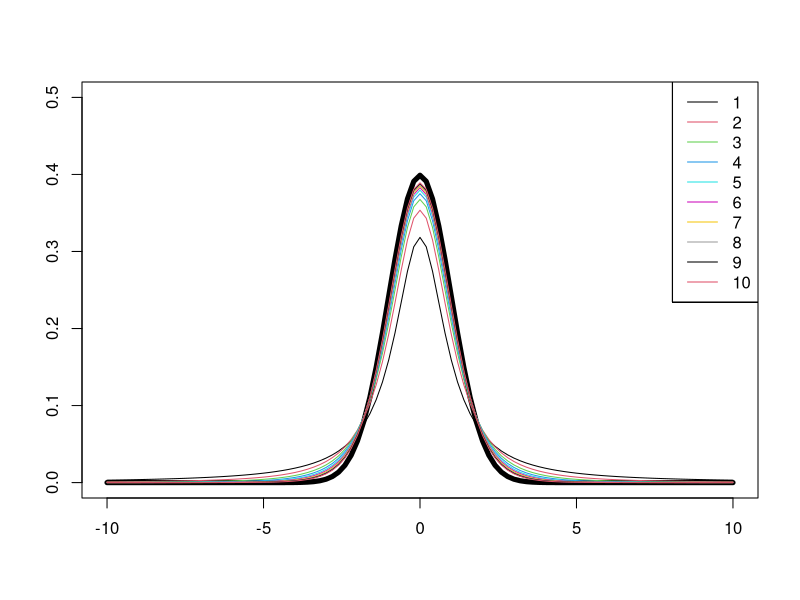

Write the R code that produced this figure.
  # Clear environment
  rm(list = ls())
  
  # Chapter1 e.g.22
  curve(dnorm(x), -10, 10, ann = FALSE, ylim = c(0, 0.5), lwd = 5)
  for (i in 1:10) {
    curve(dt(x, df = i), -10, 10, col = i, add = TRUE, ann = FALSE)
    legend("topright", legend = 1:10, lty = 1, col = 1:10)
  }